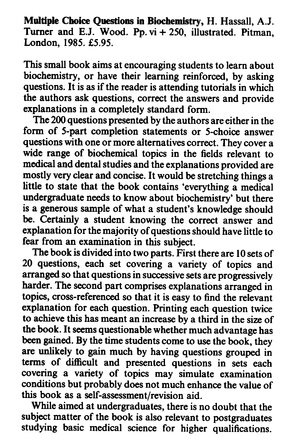
#> input picture week 8/Images/vanban.jpg, 286 x 448 px, found by its file name
$ python vanban.py
#> lines starting #> are read from the running program, lines starting #| are printed output that depends on the picture; after the words box and inside, x2 and y2 are one past the last pixel; in counts of white or black regions, pixels touching at a corner belong together
# -*- coding: utf-8 -*-
"""
Created on Sat Apr  9 10:02:59 2022

@author: ngomi
"""

import cv2 as cv2
import numpy as np
from matplotlib import pyplot as plt

img = cv2.imread('./images/vanban.jpg', 0)
#> img is the input picture: shape (448, 286); min 0, max 255, mean 204.3
img = 255 - img
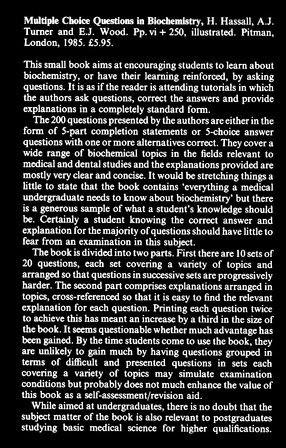
#> img: shape (448, 286); min 0, max 255, mean 50.7
threshval = 150; n = 255
retval, imB = cv2.threshold(img, threshval, n, cv2.THRESH_BINARY)
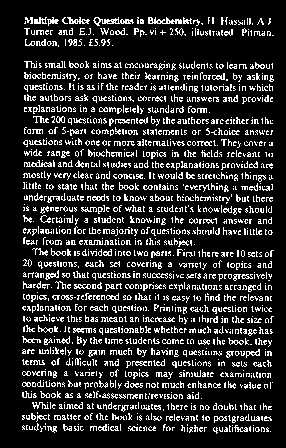
#> imB: shape (448, 286); 16.6% white in thin lines or dots, all inside (x1, y1, x2, y2) = (22, 17, 274, 434)
#> retval = 150

kernel = np.ones((3,3), np.uint8)

img_ero = cv2.erode(imB, kernel)
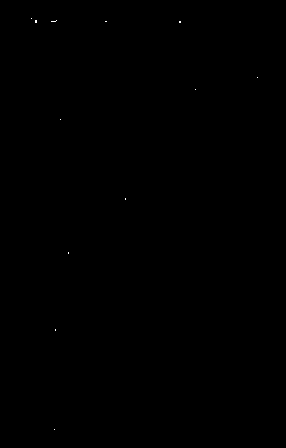
#> img_ero: shape (448, 286); 0.02% white in thin lines or dots, all inside (x1, y1, x2, y2) = (31, 18, 258, 430)
img_dil = cv2.dilate(imB, kernel)
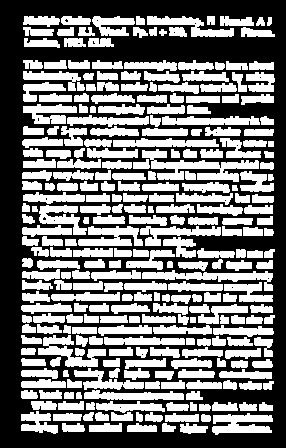
#> img_dil: shape (448, 286); 47.2% white; 285 white regions, largest, box (x1, y1, x2, y2) and area: (142, 149, 259, 182) 1497, (142, 270, 273, 291) 999, (38, 335, 106, 367) 906
result = cv2.morphologyEx(img_dil, cv2.MORPH_OPEN, kernel)

plt.figure(dpi=300)
plt.axis('off')
plt.imshow(imB,cmap=plt.cm.gray)
plt.figure(dpi=300)
plt.axis('off')
plt.imshow(img_ero,cmap=plt.cm.gray)
plt.figure(dpi=300)
